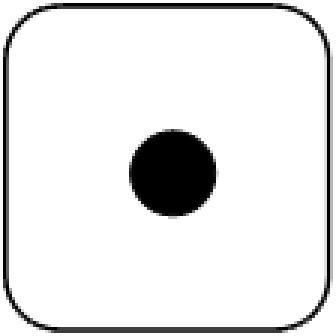
#> input picture faces/001.png, 112 x 112 px (shown 3 times larger); its folder holds 4 pictures in this run
$ python dice_converter.py --image_file faces/001.png
#> lines starting #> are read from the running program, lines starting #| are printed output that depends on the picture
#!/usr/bin/env python3
# -*- coding: utf-8 -*-
"""
Created on Fri Dec  7 22:23:25 2018

@author: A Andersson

"""

import numpy as np
from PIL import Image
import os.path as osp
import argparse as arp
import sys
from typing import Optional,Callable,Dict

global FACEPATH

FACEPATH = osp.join( osp.dirname(osp.realpath(__file__)),'faces')

def sample_face(d: Dict[int,Image.Image])->Callable:
    def fun(k):
        if len(d[k]) > 1:
            idx = np.random.choice(len(d[k]),size = 1)
            return d[k][int(idx)]
        else:
            return d[k][0]
    return fun

def make_dice_image(img: Image.Image,
                    n: int,
                    design_file: Optional[str] = None
                    ):
    """
    Takes an PIL.Image object, converts it to a dice-represenation
    and gives as output the rendered image as an PIL.image object

    Arguments:
        - img : PIL.Imgae object (to be transformed)
        - n : pixel size to be used for each die

    Returns:
        out : PIL.Image object (rendered dice-representation)

    """

    #dice size
    size = (n,n)
    #dict holding image for each die
    if design_file is None:
        dice_dict = {x:Image.open(osp.join(FACEPATH,
                                           ''.join(["00",str(x),'.png']))).resize(size)
                     for x in range(1,7)}
        get_face = lambda x: dice_dict[x]
    else:
        import yaml
        with open(design_file) as f:
            dice_dict = yaml.load(f,Loader=yaml.FullLoader)
        for k in dice_dict.keys():
            for ii in range(len(dice_dict[k])):
                dice_dict[k][ii] = Image.open(dice_dict[k][ii]).resize(size)
        get_face = sample_face(dice_dict)

    img = img.convert('L')
    #image new output size
    newsize = (n*img.size[0],n*img.size[1])
    #cast to numpy.array for binning
    #transposition to reverse automatic transposition by conversion
    img = np.array(img).T
    #binning into six bins in interval [0,256]
    digitized = 7 - np.digitize(img,np.linspace(0,257,7))
    #create new image object (grayscale)
    out = Image.new('L', newsize)
    #insert die-pictures to represent pixels
    for x in range(0,newsize[0],n):
        for y in range(0,newsize[1],n):
            face_id = digitized[int(x/n),int(y/n)]
            face = get_face(face_id)
            out.paste(face,(x,y))

    return out

prs = arp.ArgumentParser()

prs.add_argument('-i','--image_file',
                 required = True,
                 help = ' '.join(['name of image file',
                                 'to be converted',
                                 ]))


prs.add_argument("-o","--output_file",
                 required = False,
                 default = 'dice_picture.png',
                 help = ' '.join(["name of file to which picture should",
                                 'be saved. if non given, default will',
                                 'be used',
                                 ]))


prs.add_argument('-ds','--die_size',
                 required = False,
                 type = int,
                 default = 10,
                 help = ' '.join(['size of each die faces',
                                 'one die will represent'
                                 ' one pixel. Meaning that',
                                 'pictures will be scaled by',
                                 'this the same factor',
                                 ]))

prs.add_argument("-r","--resize_factor",
                 required = False,
                 type = float,
                 default = 1.0,
                 help = ' '.join(['ratio by which original picture should',
                                 'be rescaled. Recommended to use for',
                                 'pictures larger than 1000x1000px',
                                 ]))

prs.add_argument("-k","--keep_size",
                 required = False,
                 action = 'store_true',
                 default = False,
                 help = ' '.join(['keep current size of image',
                                 'and scale die images accordingly',
                                 ]))

prs.add_argument("-df",
                 "--design_file",
                 required = False,
                 default = None,
                 help = ' '.join(["YAML design file that contains",
                                  "paths to die images.",
                                  ])
                 )


args = prs.parse_args()

if __name__ == '__main__':
    print(f'Initating conversion of file {args.image_file:s}')

    #test if proper image file is provided, if not exit
    try:
        img = Image.open(args.image_file)
#> img is the input picture: PIL image 112x112 RGBA; mean R, G, B, A 227.9, 227.9, 227.9, 239.2
    except OSError:
        print(f"Enter proper image file")
        sys.exit(0)

    if args.keep_size:
        #allows user to keep size of the image using specied die size
        scaledsize = (int(1./args.die_size*img.size[0]),
                      int(1./args.die_size*img.size[1]))
    else:
        #resize image according to scaling factor provided
        scaledsize = (int(args.resize_factor*img.size[0]),
                      int(args.resize_factor*img.size[1]))
#> scaledsize = (112, 112)

    img = img.resize(scaledsize)

    img = make_dice_image(img, n = args.die_size,design_file =args.design_file)
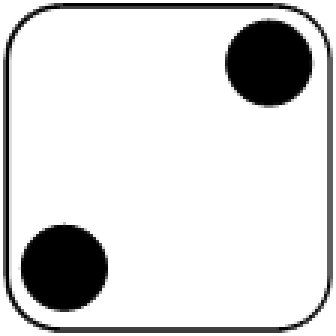
#> input picture faces/002.png, 112 x 112 px (shown 3 times larger)
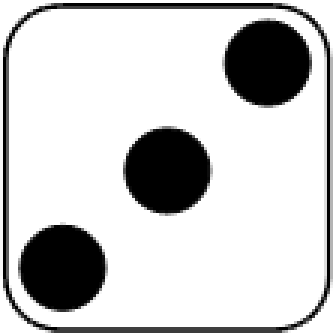
#> input picture faces/003.png, 112 x 112 px (shown 3 times larger)
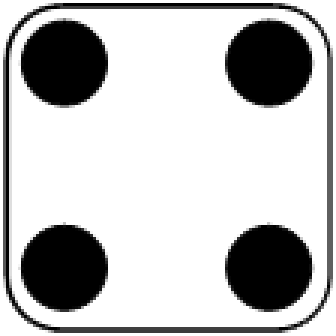
#> input picture faces/004.png, 112 x 112 px (shown 3 times larger)
#> (the run stopped early here; a loop or call above may not have finished)
